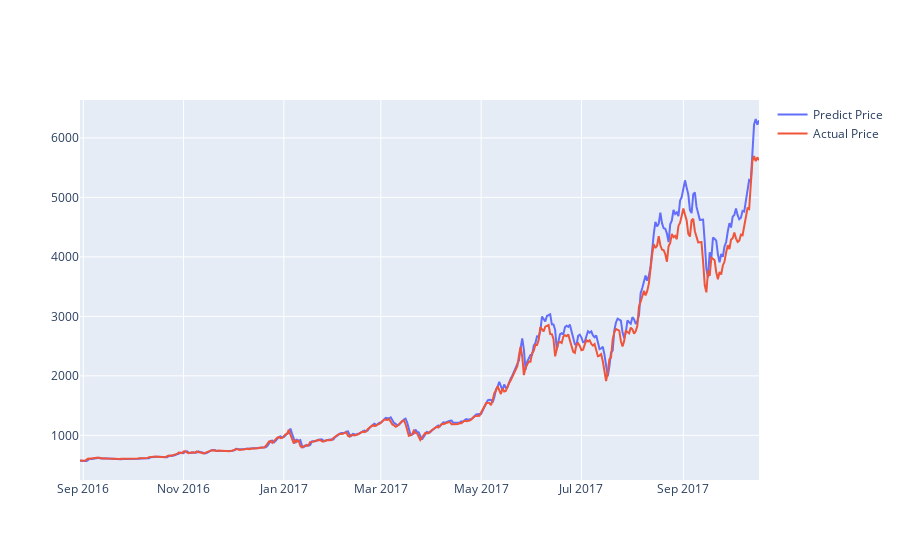

Notebook code for this chart:
### Code cell
# x는 데이터, y는 USD로 하여 실제 그래프와 예측 그래프 생성
actual_chart = go.Scatter(x=predictDates, y=testY_reshape, name= 'Actual Price')
predict_chart = go.Scatter(x=predictDates, y=yhat_reshape, name= 'Predict Price')
py.iplot([predict_chart, actual_chart])

### Figure 1 — Plotly figure (JSON) as saved in the notebook; plotly's stock layout.template omitted (floating-point values rounded to 4 significant figures; data arrays with more than 128 entries replaced by an {"elided": "..."} marker saying what was removed)
{"data": [{"name": "Predict Price", "type": "scatter", "x": {"elided": "414 str values"}, "y": {"elided": "414 float values"}}, {"name": "Actual Price", "type": "scatter", "x": {"elided": "414 str values"}, "y": {"elided": "414 float values"}}], "layout": {}}
